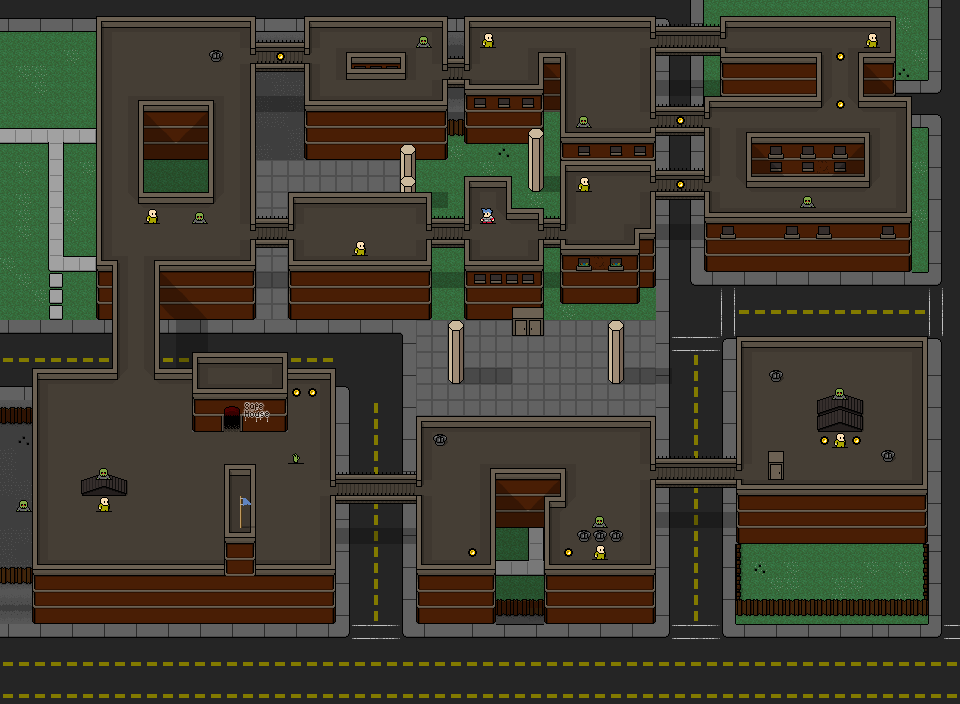

This is a level from a 2D game, rendered from its Tiled map with the project's own tilesets. A one-line summary and the map file follow, with tile-layer data summarised:
An orthogonal 60x44 tile map with 16x16 px tiles, 3 tile layers (bg, fg, placement).

<map version="1.0" orientation="orthogonal" width="60" height="44" tilewidth="16" tileheight="16">
 <properties>
  <property name="safe" value="14,26;" />
 </properties>
 <tileset firstgid="1" name="ztown" tilewidth="16" tileheight="16">
  <image source="ztown.png" width="256" height="295" />
 </tileset>
 <layer name="bg" width="60" height="44">
  <data>[2640 cells, 2640 non-empty, 99 distinct tile ids]</data>
 </layer>
 <layer name="fg" width="60" height="44">
  <data>[2640 cells, 232 non-empty, 26 distinct tile ids]</data>
 </layer>
 <layer name="placement" width="60" height="44">
  <data>[2640 cells, 29 non-empty, 5 distinct tile ids]</data>
 </layer>
</map>
